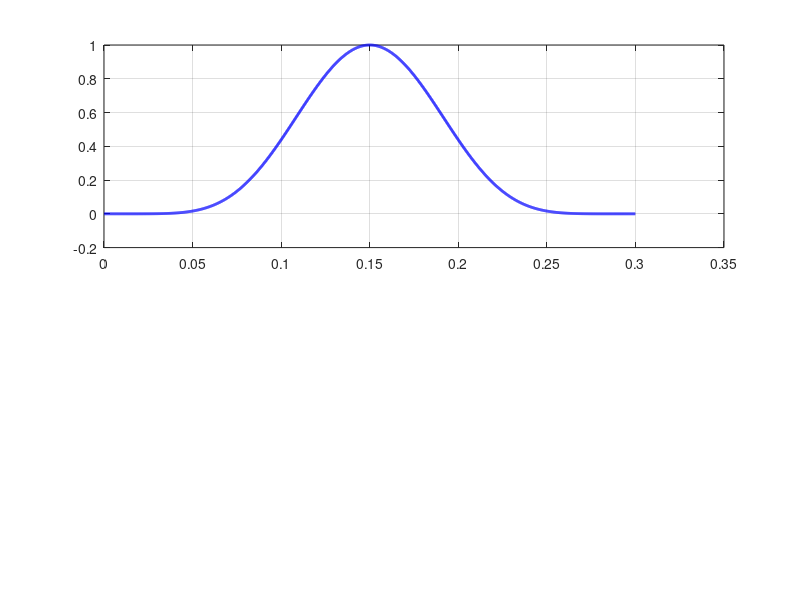

The MATLAB script that drew this image: (Note: this script raises an error after producing the figure.)

% Use this testing function to replicate the 2D maximum pressure fluctuation data in dissertation

close all;
clear all;
clc;

addpath('./utilities/2d/');

fs = 26;
afs = 20;
lfs = 20;

dmd_on = 1;
Ndmd = 61; read_dmd = (Ndmd-1)*2 + 1;  % 61 or 121

% Define problem parameters
m_choice = '15'; amp_choice = 'origamp';   % for c6: 05, 085, 15, 3; amps: twice/orig/half/fifth
M = str2num(strcat([m_choice(1), '.', m_choice(2:end)]));
amp = 0.000722158;
omega = 376.991;

if (strcmp(amp_choice,'fifthamp'))
  amp = amp / 5;
elseif (strcmp(amp_choice, 'halfamp'))
  amp = amp/2;
elseif (strcmp(amp_choice, 'twiceamp'))
  amp = amp*2;
end

flow.pref = 97326.6883347;
flow.rhoref = 1.2792;
flow.gamma = 1.44;
flow.Tref = 273;
flow.M = M;

% Define deformation function -- Vedeneev approximation of first natural beam mode
L_panel = 0.3;
flow.L = L_panel;

R = flow.pref ./ (flow.rhoref * flow.Tref);
k_wav = omega / sqrt(flow.gamma * R * flow.Tref);

% Construct matrix
A = zeros(8,8);
A(1,:) = ones(1,8);
A(2,:) = 7:14;

for ii = 7:14
  A(3,ii-6) = ii*(ii-1);
  A(4,ii-6) = ii*(ii-1)*(ii-2);
  A(5,ii-6) = ii*(ii-1)*(ii-2)*(ii-3);
  A(6,ii-6) = ii*(ii-1)*(ii-2)*(ii-3)*(ii-4);
  A(7,ii-6) = ii*(ii-1)*(ii-2)*(ii-3)*(ii-4)*(ii-5);
  A(8,ii-6) = 0.5^ii;
end

b = zeros(8,1); b(8) = 1;

p = A\b;
p = [flip(p); zeros(7,1)];

pd = 14:-1:1; pd = pd.*p(1:end-1)';

% Define discretization
N = 1601; % Number of points on panel where velocity perturbation is computed

bndry_pts = linspace(0,L_panel,N+1); % locations of boundary element endpoints
dx = bndry_pts(2) - bndry_pts(1); 
col_pts = (bndry_pts(1:end-1) + bndry_pts(2:end)) ./ 2; % location of collocation points

psi_in = polyval(p, col_pts ./ L_panel);
dpsi_dx_in = polyval(pd, col_pts ./ L_panel) ./ L_panel;

figure;
subplot(211);
plot(col_pts, psi_in, 'b', 'LineWidth', 2); grid on;
ax = gca; ax.FontSize = afs;
ylabel('$\psi$', 'interpreter', 'latex', 'fontsize', fs);
subplot(212);
plot(col_pts, dpsi_dx_in, 'b', 'LineWidth', 2); grid on;
ax = gca; ax.FontSize = afs;
ylabel('$\psi^{\prime}$', 'interpreter', 'latex', 'fontsize', fs);
xlabel('$x / L$', 'interpreter', 'latex', 'fontsize', fs);
sgtitle('C6 Continuous Bump', 'interpreter', 'latex', 'fontsize', fs);

[phi, p_bar] = bem2d(col_pts, bndry_pts, psi_in, dpsi_dx_in, amp, omega, flow);

f_soln = figure; f_soln.Position = [244 215 885 475];
subplot(211);
plot(col_pts ./ L_panel, real(phi), 'b', 'LineWidth', 2); hold on; grid on;
plot(col_pts ./ L_panel, imag(phi), '--k', 'LineWidth', 2);
ax = gca; ax.FontSize = afs;
legend('Real', 'Imag.', 'interpreter', 'latex', 'fontsize', lfs, 'location', 'northwest');
xlabel('$x / L$', 'interpreter', 'latex', 'fontsize', fs);
ylabel('$\bar{\phi}^{\prime}$', 'interpreter', 'latex', 'fontsize', fs);
subplot(212);
plot(col_pts ./ L_panel, real(p_bar) ./ flow.pref, 'b', 'LineWidth', 2); hold on; grid on;
plot(col_pts ./ L_panel, imag(p_bar) ./ flow.pref, '--k', 'LineWidth', 2);
ax = gca; ax.FontSize = afs;
xlabel('$x / L$', 'interpreter', 'latex', 'fontsize', fs);
ylabel('$\bar{p}^{\prime} / p_{in}$', 'interpreter', 'latex', 'fontsize', fs);
sgtitle(strcat(['Velocity Perturbation Potential and Spatial Pressure Mode, C6 Bump, $M = ', num2str(M), '$']), 'interpreter', 'latex', 'fontsize', fs);


% DMD may not be computed yet; worth checking for Mach regimes first. 3/8/23
%  % Compute spatial mode associated with LPT
%  p_bar_lpt = (-i*(amp/2)*flow.gamma*flow.M*dpsi_dx_in + flow.gamma*k_wav*(amp/2)*psi_in);  % p'_{LPT} / p_{in}
%  bem_mode = p_bar ./ flow.pref - p_bar_lpt;
%  
%  % Read in DMD mode
%  if (dmd_on == 1)
%    p_bar_dmd = dlmread(strcat(['./mode1_modes/x', num2str(read_dmd), '/m', m_choice, '_modes_', amp_choice, '_x', num2str(read_dmd), '_c6.csv']));
%    amplitude = dlmread(strcat(['./mode1_modes/x', num2str(read_dmd), '/m', m_choice, '_amps_', amp_choice, '_x', num2str(read_dmd), '_c6.csv']));
%    p_bar_dmd = [p_bar_dmd(:,1)*amplitude(1), p_bar_dmd(:,2)*amplitude(2)];
%  
%    p_bar_dmd_size = size(p_bar_dmd); pdmdNx = p_bar_dmd_size(1); pdmd_x = linspace(0,1,pdmdNx);
%    psi_in_dmd = polyval(p, pdmdNx); dpsi_dx_in_dmd = polyval(pd, pdmdNx) ./ L_panel;
%    p_bar_lpt_dmd = (-i*(amp/2)*flow.gamma*flow.M*dpsi_dx_in_dmd + flow.gamma*k_wav*(amp/2)*psi_in_dmd);
%  
%    dmd_choice = 1;
%    max_re_bem = max(real(bem_mode)); min_re_bem = min(real(bem_mode));
%    max_re_dmd = max(real(p_bar_dmd(:,dmd_choice))); min_re_dmd = min(real(p_bar_dmd(:,dmd_choice)));
%    max_im_bem = max(imag(bem_mode)); min_im_bem = min(imag(bem_mode));
%    max_im_dmd = max(imag(p_bar_dmd(:,dmd_choice))); min_im_dmd = min(imag(p_bar_dmd(:,dmd_choice)));
%    max_re = max([max_re_bem, max_re_dmd]); min_re = min([min_re_bem, min_re_dmd]); 
%    max_im = max([max_im_bem, max_im_dmd]); min_im = min([min_im_bem, min_im_dmd]);
%    max_lim = max([max_re, max_im]); min_lim = min([min_re, min_im]);
%  
%    pdx = linspace(0,L_panel,Ndmd);
%  
%    f_full_comp = figure; f_full_comp.Position = [244 215 885 475];
%    subplot(121);
%    plot(col_pts ./ L_panel, real(bem_mode), 'b', 'LineWidth', 2); grid on; hold on;
%    plot(pdx ./ L_panel, real(p_bar_dmd(:,dmd_choice)), 'r', 'LineWidth', 2);
%    ax = gca; ax.FontSize = afs; ylim([min_lim, max_lim]);
%    legend('BEM', 'DMD', 'interpreter', 'latex', 'fontsize', fs, 'location', 'northwest');
%    ylabel('Re ( $\bar{p}^{\prime} / p_{\infty}$ )', 'interpreter', 'latex', 'fontsize', fs);
%    xlabel('$x / L$', 'interpreter', 'latex', 'fontsize', fs);
%    
%    subplot(122);
%    plot(col_pts ./ L_panel, imag(bem_mode), 'b', 'LineWidth', 2); grid on; hold on;
%    plot(pdx ./ L_panel, imag(p_bar_dmd(:,dmd_choice)), 'r', 'LineWidth', 2);
%    ax = gca; ax.FontSize = afs; ylim([min_lim, max_lim]);
%    ylabel('Im ( $\bar{p}^{\prime} / p_{\infty}$ )', 'interpreter', 'latex', 'fontsize', fs);
%    xlabel('$x / L$', 'interpreter', 'latex', 'fontsize', fs);
%    sgtitle(strcat(['Comparison of DMD Mode to BEM, C6-Continuous Geometry, $M = ', num2str(flow.M), '$']), 'interpreter', 'latex', 'fontsize', fs);
%  end

disp('Pausing before video comparison. Press anything to begin process.');

% Set up video comparison against PC2 data
pc2_dt_nondim = 4.5970 * 10^(-5);
Uref = sqrt(flow.pref / flow.rhoref);
pref = flow.pref;
t_scale = 1 / Uref;
pc2_dt = pc2_dt_nondim * t_scale;
N_tsteps = 500000;
snap_level = 1;
snapshot = 100*snap_level;
dmd_dt = snapshot*pc2_dt;
snapshot_begin = 1;
snapshot_end = 5001;
t = snapshot_begin:snap_level:snapshot_end; 
t_phys = t.*dmd_dt;
Nt = length(t);

if (M < 1)
  pressure_data = dlmread(strcat(['./comparison_data/c6_2d/c6_subsonic_data/m', m_choice, '/', amp_choice, '/surface_pressure_history_m', m_choice, '_c6_', amp_choice, '.csv']));
  y_data = dlmread(strcat(['./comparison_data/c6_2d/c6_subsonic_data/m', m_choice, '/', amp_choice, '/surface_yloc_history_m', m_choice, '_c6_', amp_choice, '.csv']));
else
  pressure_data = dlmread(strcat(['./comparison_data/c6_2d/c6_supersonic_data/m', m_choice, '/', amp_choice, '/surface_pressure_history_m', m_choice, '_c6_', amp_choice, '.csv']));
  y_data = dlmread(strcat(['./comparison_data/c6_2d/c6_supersonic_data/m', m_choice, '/', amp_choice, '/surface_yloc_history_m', m_choice, '_c6_', amp_choice, '.csv']));
end
pressure_data = pressure_data'; y_data = y_data';
p_size = size(pressure_data); pdNx = p_size(1); pdNt = p_size(2);
pdx = linspace(0,L_panel,pdNx);

pf_bem_history = (p_bar.') * exp(i*omega*t_phys); pf_bem_history = (pf_bem_history + conj(pf_bem_history)) ./ flow.pref;
pf_cfd = pressure_data - 1;
maxpfbem = max(max(pf_bem_history)); maxpfcfd = max(max(pf_cfd));
pf_metric = ((maxpfbem - maxpfcfd)/maxpfcfd)*100; disp(pf_metric);
pause;

f_cfd_comp = figure; f_cfd_comp.Position = [521 -787 1093 583];
plot(col_pts ./ L_panel, pf_bem_history(:, 2251), 'b', 'LineWidth', 2); grid on; hold on;
plot(pdx ./ L_panel, pressure_data(:,2251) - 1, '--k', 'LineWidth', 2);
ax = gca; ax.FontSize = afs;
legend('BEM', 'CFD', 'interpreter', 'latex', 'fontsize', fs, 'location', 'southeast');
xlabel('$x / L$', 'interpreter', 'latex', 'fontsize', fs);
ylabel('$p^{\prime} / p_{\infty}$', 'interpreter', 'latex', 'fontsize', fs);
if (M < 1)
  title(strcat(['Pressure Comparison, 2D Subsonic BEM and CFD, $M = ', num2str(M), '$']), 'interpreter', 'latex', 'fontsize', fs);
else
  title(strcat(['Pressure Comparison, 2D Supersonic BEM and CFD, $M = ', num2str(M), '$']), 'interpreter', 'latex', 'fontsize', fs);
end
pause;

pf_bem = (p_bar').*exp(i*omega.*t_phys); pf_bem = (pf_bem + conj(pf_bem))./flow.pref;
pf_data = pressure_data - 1;
pf_lpt = (p_bar_lpt').*exp(i*omega.*t_phys); pf_lpt = pf_lpt + conj(pf_lpt);
max_pf_bem = max(max(pf_bem)); min_pf_bem = min(min(pf_bem));
max_pf_cfd = max(max(pf_data(:,2:end))); min_pf_cfd = min(min(pf_data(:,2:end)));
max_pf_lpt = max(max(pf_lpt)); min_pf_lpt = min(min(pf_lpt));
max_pf = max([max_pf_bem, max_pf_cfd, max_pf_lpt]);
min_pf = min([min_pf_bem, min_pf_cfd, min_pf_lpt]);

psi_in_lpt = polyval(p, pdx ./ L_panel); dpsi_dx_in_lpt = polyval(pd, pdx ./ L_panel) ./ L_panel;
p_bar_lpt = (-i*(amp/2)*flow.gamma*flow.M*dpsi_dx_in_lpt + flow.gamma*k_wav*(amp/2)*psi_in_lpt);  % p'_{LPT} / p_{in}

f_vid = figure; f_vid.Position = [627 -851 908 602];
if (read_dmd == 121)
  v_fname = strcat(['./video_results/2d/m', m_choice, '_c6geom_Ne', num2str(N), '_x121_comp.csv']);
elseif (read_dmd == 241)
  v_fname = strcat(['./video_results/2d/m', m_choice, '_c6geom_Ne', num2str(N), '_x241_comp.csv']);
end
v_data = VideoWriter(v_fname, 'MPEG-4');
v_data.FrameRate = 60; v_data.Quality = 10;
open(v_data);
for m = 1:length(t)
  t_loc = t_phys(m);
  p_loc = p_bar.*exp(i*omega*t_loc); p_loc = p_loc + conj(p_loc);
  p_lpt = p_bar_lpt.*exp(i*omega*t_loc); p_lpt = p_lpt + conj(p_lpt);

  if (dmd_on == 1)
    p_loc_dmd = p_bar_dmd(:,dmd_choice).*exp(i*omega*t_loc); p_loc_dmd = p_loc_dmd + conj(p_loc_dmd);
  end

  % Plot pressure
  subplot(211);
  plot(col_pts ./ L_panel, p_loc ./ pref, 'b', 'LineWidth', 2); hold on; grid on;
  if (dmd_on == 1) plot(pdx ./ L_panel, p_loc_dmd + p_lpt', 'g', 'LineWidth', 2); end
  plot(pdx ./ L_panel, pressure_data(:,m) - 1, '--k', 'LineWidth', 2);
  ax = gca; ax.FontSize = afs;
  if (dmd_on == 1)
    legend('BEM', 'DMD', 'CFD', 'interpreter', 'latex', 'fontsize', fs, 'location', 'eastoutside');
  else
    legend('BEM', 'CFD', 'interpreter', 'latex', 'fontsize', fs, 'location', 'eastoutside');
  end
  % ylim([-0.05, 0.05]);
  ylim([-0.002, 0.002]);
  ylabel('$p^{\prime} / p_{in}$', 'interpreter', 'latex', 'fontsize', fs);
  xlabel('$x / L$', 'interpreter', 'latex', 'fontsize', fs);

  subplot(212);
  plot(pdx ./ L_panel, y_data(:,m), 'b', 'LineWidth', 2); grid on;
  ax = gca; ax.FontSize = afs;
  ylim([-amp, amp]);
  ylabel('$w(x)$', 'interpreter', 'latex', 'fontsize', fs);
  xlabel('$x / L$', 'interpreter', 'latex', 'fontsize', fs);

  t_fname = strcat(['Comparison of CFD and Theories, C6 Bump Geometry, $M = ', m_choice(1), '.', m_choice(2:end), ', t = ', num2str(m), '/', num2str(length(t)), '$']);
  sgtitle(t_fname, 'interpreter', 'latex', 'fontsize', fs);

  frame = getframe(gcf);
  writeVideo(v_data, frame);

  if (m == 1251) pause; end

  p_history(:,m) = p_loc';

  clf;

end
close(v_data);

